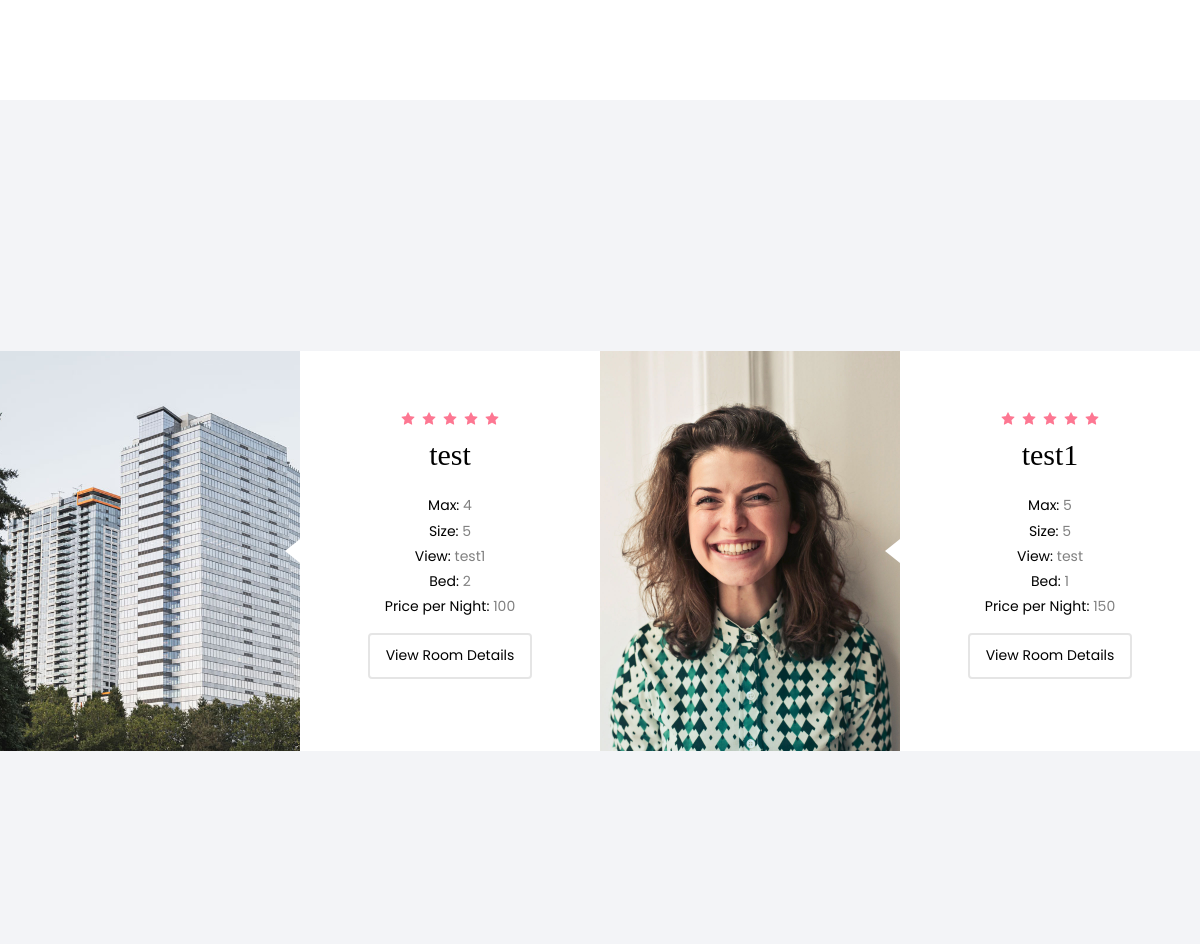
Before: / (middle part) with the older database file.
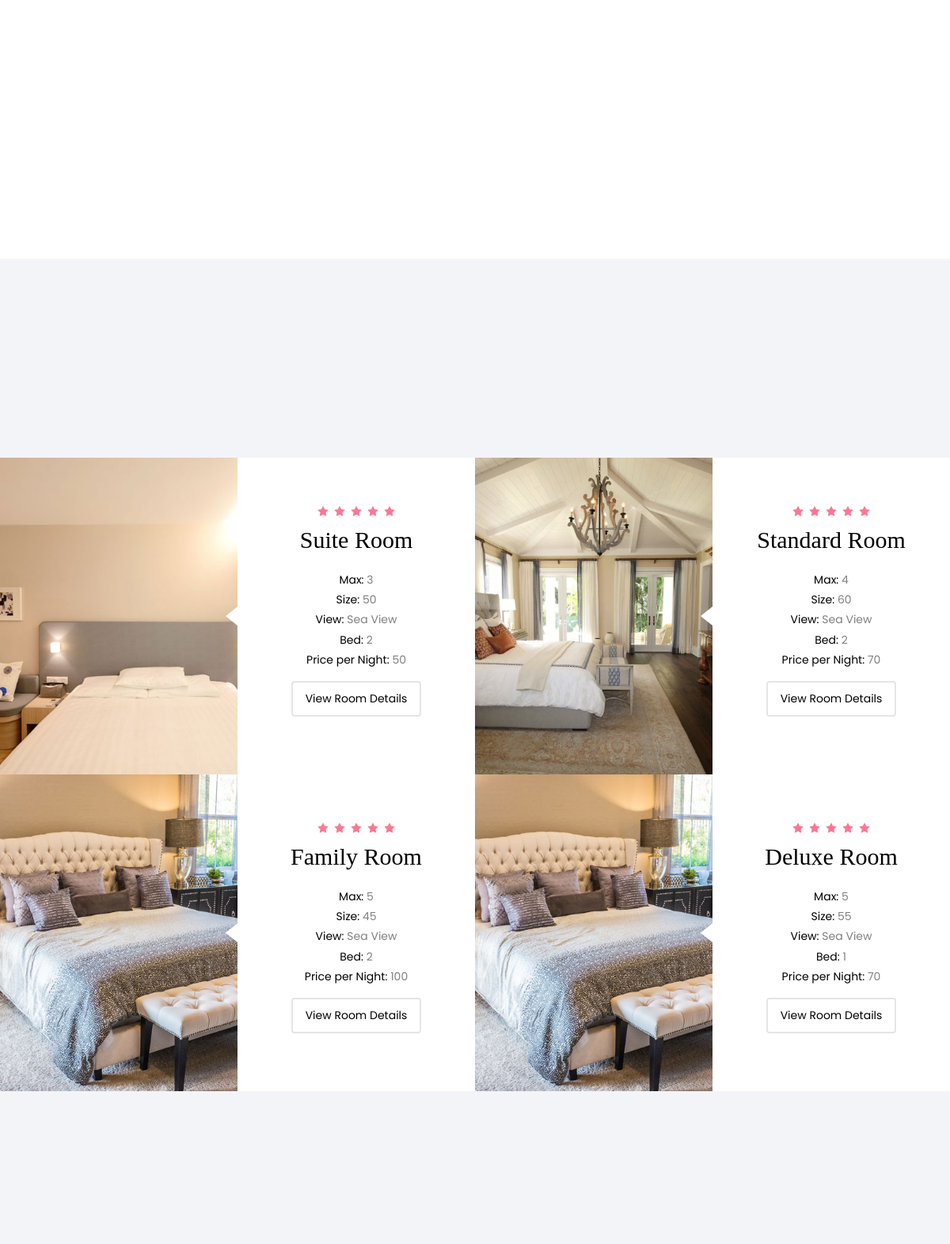
After: the same page with the newer database file.
### tables this page shows
CREATE TABLE `rooms` (
  `id` int(5) NOT NULL,
  `name` varchar(200) NOT NULL,
  `image` varchar(200) NOT NULL,
  `price` int(10) NOT NULL,
  `num_person` int(5) NOT NULL,
  `size` int(5) NOT NULL,
  `view` varchar(200) NOT NULL,
  `num_beds` int(5) NOT NULL,
  `hotel_id` int(5) NOT NULL,
  `hotel_name` varchar(200) NOT NULL,
  `status` int(5) NOT NULL DEFAULT 1,
  `created_at` timestamp NOT NULL DEFAULT current_timestamp()
);

### index.php (the view, shortened to what this page needs)
<?php require "includes/header.php"; ?>
<?php require "config/config.php"; ?>
<?php
	$room = $conn->query("SELECT * FROM rooms WHERE status = 1");
	$room->execute();
	$allRooms = $room->fetchAll(PDO::FETCH_OBJ);
 ?>
    <section class="ftco-section ftco-services">
    	<div class="container">
    		<div class="row">
        </div>
    	</div>
    </section>
    <section class="ftco-section bg-light">
			<div class="container-fluid px-md-0">
				<div class="row no-gutters justify-content-center pb-5 mb-3">
        </div>
				<div class="row no-gutters">
				<?php foreach($allRooms as $room) : ?>
    			<div class="col-lg-6">
    				<div class="room-wrap d-md-flex">
    					<a href="#" class="img" style="background-image: url(images/<?php echo $room->image; ?>);"></a>
    					<div class="half left-arrow d-flex align-items-center">
    						<div class="text p-4 p-xl-5 text-center">
    							<p class="star mb-0"><span class="fa fa-star"></span><span class="fa fa-star"></span><span class="fa fa-star"></span><span class="fa fa-star"></span><span class="fa fa-star"></span></p>
	    						<h3 class="mb-3"><a href="<?php echo APPURL; ?>/rooms/room-single.php?id=<?php echo $room->id;?>"><?php echo $room->name; ?></a></h3>
	    						<ul class="list-accomodation">
	    							<li><span>Max:</span> <?php echo $room->num_person; ?></li>
	    							<li><span>Size:</span> <?php echo $room->size; ?></li>
	    							<li><span>View:</span> <?php echo $room->view; ?></li>
	    							<li><span>Bed:</span> <?php echo $room->num_beds; ?></li>
									<li><span>Price per Night:</span> <?php echo $room->price; ?></li>
	    						</ul>
	    						<p class="pt-1"><a href="<?php echo APPURL; ?>/rooms/room-single.php?id=<?php echo $room->id;?>" class="btn-custom px-3 py-2">View Room Details <span class="icon-long-arrow-right"></span></a></p>
    						</div>
    					</div>
    				</div>
    			</div>
    			<?php endforeach; ?>
    		</div>
			</div>
		</section>
    <section class="ftco-section bg-light">
		</section>
<?php require "includes/footer.php"; ?>

### includes/header.php (shortened to what this page needs)
<!DOCTYPE html>
<html lang="en">
  <head>
    <link rel="stylesheet" href="https://stackpath.bootstrapcdn.com/font-awesome/4.7.0/css/font-awesome.min.css">
    <link rel="stylesheet" href="css/animate.css">
    <link rel="stylesheet" href="<?php echo APPURL; ?>/css/owl.carousel.min.css">
    <link rel="stylesheet" href="<?php echo APPURL; ?>/css/owl.theme.default.min.css">
    <link rel="stylesheet" href="<?php echo APPURL; ?>/css/magnific-popup.css">
    <link rel="stylesheet" href="<?php echo APPURL; ?>/css/bootstrap-datepicker.css">
    <link rel="stylesheet" href="<?php echo APPURL; ?>/css/jquery.timepicker.css">
    <link rel="stylesheet" href="<?php echo APPURL; ?>/css/flaticon.css">
    <link rel="stylesheet" href="<?php echo APPURL; ?>/css/style.css">
  </head>
  <body>

### includes/footer.php (shortened to what this page needs)
  </body>
</html>

Changed rows visible on the page:
removed rooms: image (picture), name "test", num_person "4", size "5", view "test1", num_beds "2", price "100"
removed rooms: image (picture), name "test1", num_person "5", size "5", view "test", num_beds "1", price "150"
added rooms: image (picture), name "Suite Room", num_person "3", size "50", view "Sea View", num_beds "2", price "50"
added rooms: image (picture), name "Standard Room", num_person "4", size "60", view "Sea View", num_beds "2", price "70"
added rooms: image (picture), name "Family Room", num_person "5", size "45", view "Sea View", num_beds "2", price "100"
added rooms: image (picture), name "Deluxe Room", num_person "5", size "55", view "Sea View", num_beds "1", price "70"
